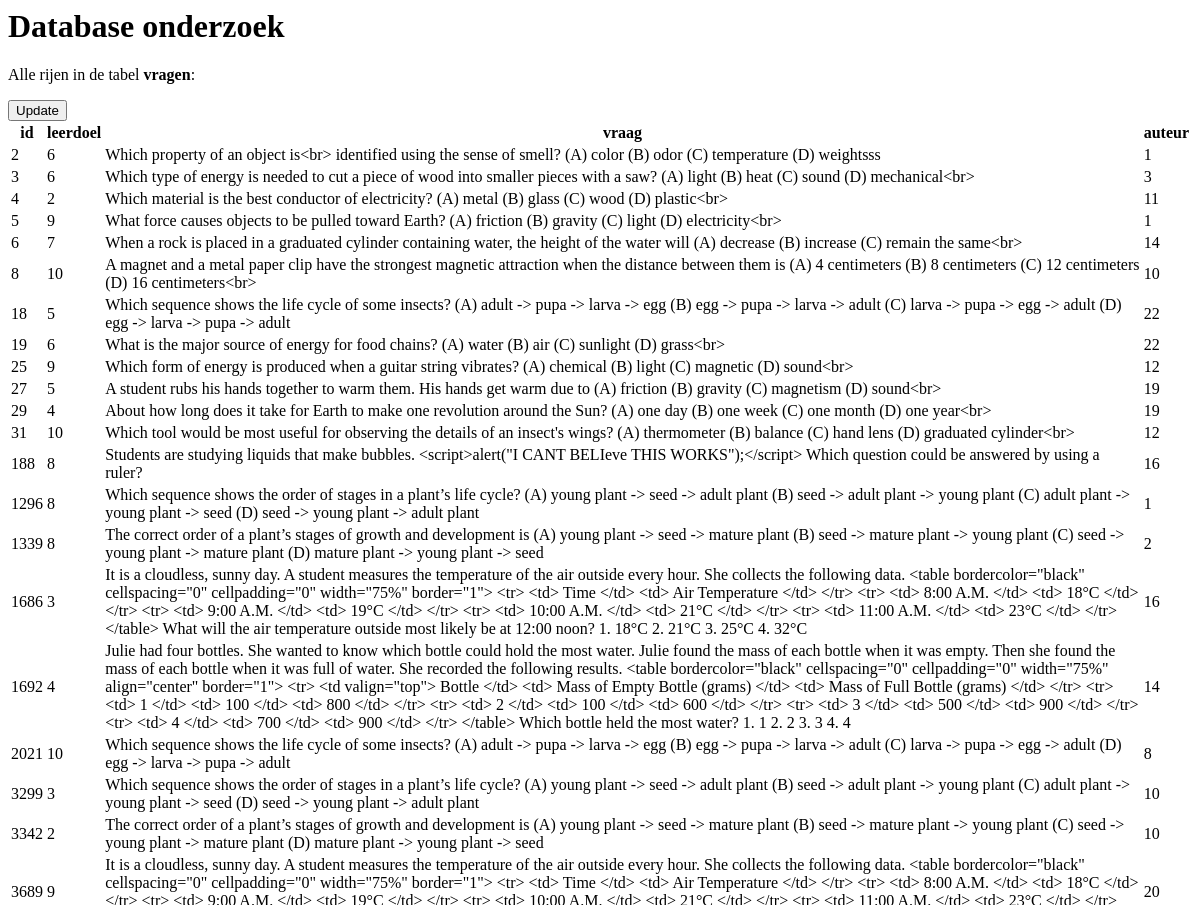
Page /get-items (upper part) on the earlier database version.
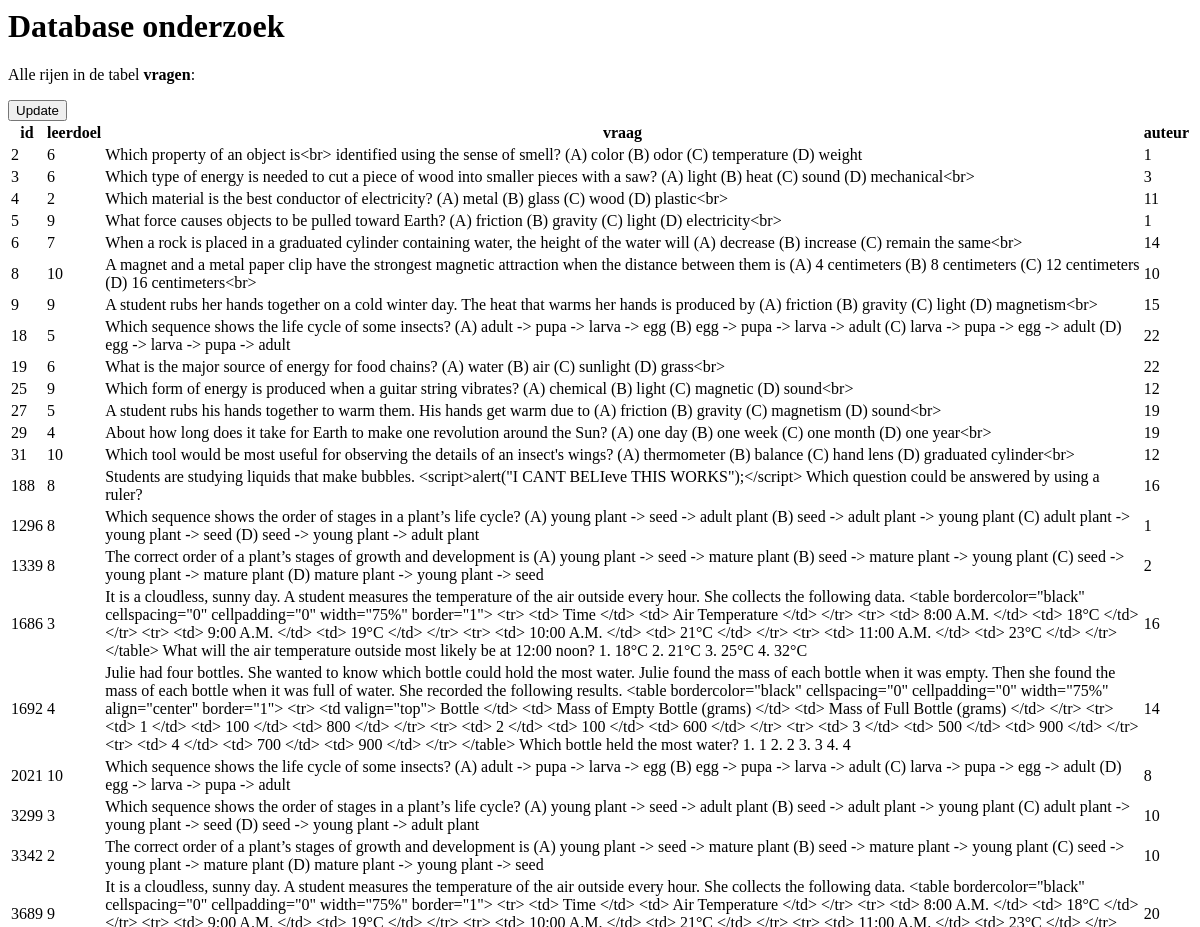
Same page on the later database version.
### tables this page shows
CREATE TABLE `vragen` (
  `id` integer NOT NULL
,  `leerdoel` integer DEFAULT NULL
,  `vraag` text NOT NULL
,  `auteur` integer DEFAULT NULL
);

### app.py (the view)
@app.route('/get-items', methods=['GET', 'POST'])
def get_items():
    table_name = 'vragen'
    rows, column_names = dbm.html_table_row()
    return render_template("mistakes.html", rows=rows, columns=column_names, table_name=table_name, type=session.get("type"))

### lib/tablemodel.py (called while the page is built)
    def html_table_row(self):
        cursor = sqlite3.connect(self.database_file).cursor()
        cursor.execute(f"SELECT * FROM vragen WHERE vraag LIKE '%<%' OR vraag LIKE '%>%'")
        table_headers = [column_name[0] for column_name in cursor.description]
        table_content = cursor.fetchall()
        return table_content, table_headers

### templates/mistakes.html (shortened to what this page needs)
<h1>Database onderzoek</h1>
<p>Alle rijen in de tabel <b>{{ table_name }}</b>:</p>
<div id="container" class="container">
  <button id="update-button">Update</button>
    <table class="table table-bordered table-hover">
        <thead>
        <tr>
            {% for column in columns %}
            <th>{{ column }}</th>
            {% endfor %}
        </tr>
        </thead>
        <tbody>
        {% for row in rows %}
        <tr>
            {% for field in row %}
            <td>{{ field }}</td>
            {% endfor %}
        </tr>
        {% endfor %}
        </tbody>
    </table>
</div>

Differences in the rows shown:
changed vragen: vraag "Which property of an object is<br> identified using the sense of smell? (A) color (B) odor (C) temperature (D) weightsss" → "Which property of an object is<br> identified using the sense of smell? (A) color (B) odor (C) temperature (D) weight"
added vragen: row "9" "9" "15", vraag "A student rubs her hands together on a cold winter day. The heat that warms her hands is produced by (A) friction (B) gravity (C) light (D) magnetism<br>"
